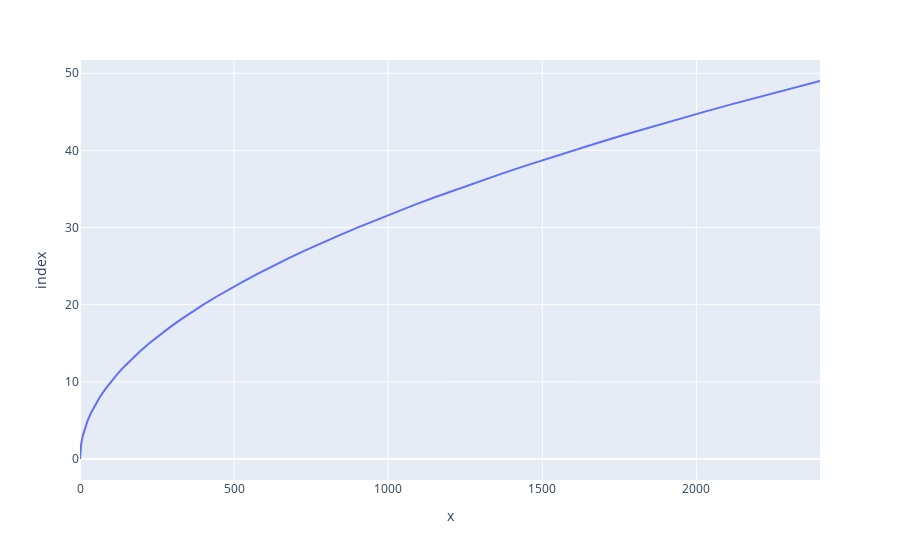

Notebook code for this chart:
### Markdown cell above
## Line

### Code cell
# define data values
# x = np.array([1, 2, 3, 4])  # X-axis points
x = np.array([i for i in range(50)])
y = x*x  # Y-axis points
fig = px.line(x,y)
fig.show()

### Figure 1 — Plotly figure (JSON) as saved in the notebook; plotly's stock layout.template omitted (floating-point values rounded to 4 significant figures)
{"data": [{"hovertemplate": "x=%{x}<br>index=%{y}<extra></extra>", "legendgroup": "", "line": {"color": "#636efa", "dash": "solid"}, "marker": {"symbol": "circle"}, "mode": "lines", "name": "", "orientation": "h", "showlegend": false, "type": "scatter", "x": [0, 1, 4, 9, 16, 25, 36, 49, 64, 81, 100, 121, 144, 169, 196, 225, 256, 289, 324, 361, 400, 441, 484, 529, 576, 625, 676, 729, 784, 841, 900, 961, 1024, 1089, 1156, 1225, 1296, 1369, 1444, 1521, 1600, 1681, 1764, 1849, 1936, 2025, 2116, 2209, 2304, 2401], "xaxis": "x", "y": [0, 1, 2, 3, 4, 5, 6, 7, 8, 9, 10, 11, 12, 13, 14, 15, 16, 17, 18, 19, 20, 21, 22, 23, 24, 25, 26, 27, 28, 29, 30, 31, 32, 33, 34, 35, 36, 37, 38, 39, 40, 41, 42, 43, 44, 45, 46, 47, 48, 49], "yaxis": "y"}], "layout": {"legend": {"tracegroupgap": 0}, "margin": {"t": 60}, "xaxis": {"anchor": "y", "domain": [0, 1], "title": {"text": "x"}}, "yaxis": {"anchor": "x", "domain": [0, 1], "title": {"text": "index"}}}}
